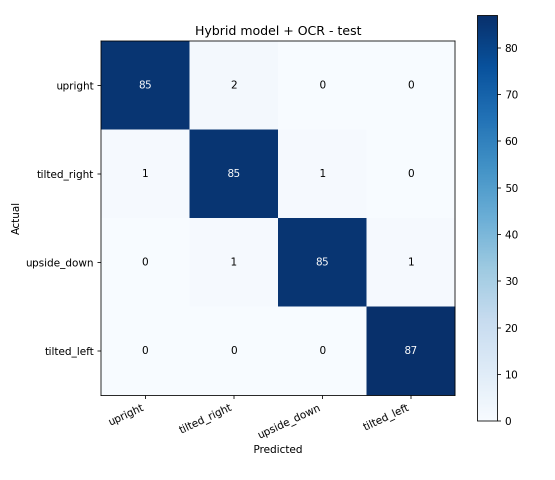
#> input picture reports/hybrid/confusion_hybrid_test.png, 1110 x 960 px (shown at 1/2 size)
$ python -i receipt_preprocessing.py   (imports and definitions only)
#> lines starting #> are read from the running program, lines starting #| are printed output that depends on the picture; after the words box and inside, x2 and y2 are one past the last pixel; in counts of white or black regions, pixels touching at a corner belong together
from __future__ import annotations

from dataclasses import dataclass
from pathlib import Path

import cv2
import numpy as np
from PIL import Image, ImageDraw, ImageOps


MODEL_CANVAS_COLOR = (190, 190, 190)


@dataclass(frozen=True)
class ReceiptExtraction:
    image: Image.Image
    method: str
    confidence: float
    area_ratio: float
    bbox: tuple[int, int, int, int]
    polygon: tuple[tuple[int, int], ...]


@dataclass(frozen=True)
class _Candidate:
    method: str
    score: float
    area_ratio: float
    polygon: np.ndarray


def open_rgb_image(path: Path) -> Image.Image:
    with Image.open(path) as image:
        return ImageOps.exif_transpose(image).convert("RGB")


def _odd_kernel_size(value: int) -> int:
    value = max(3, value)
    return value if value % 2 == 1 else value + 1


def _build_detection_masks(rgb: np.ndarray) -> list[tuple[str, np.ndarray]]:
    height, width = rgb.shape[:2]
    minimum_dimension = min(height, width)
    gray = cv2.cvtColor(rgb, cv2.COLOR_RGB2GRAY)
    hsv = cv2.cvtColor(rgb, cv2.COLOR_RGB2HSV)
    lab = cv2.cvtColor(rgb, cv2.COLOR_RGB2LAB)

    blur = cv2.GaussianBlur(gray, (5, 5), 0)
    _, otsu_bright = cv2.threshold(blur, 0, 255, cv2.THRESH_BINARY + cv2.THRESH_OTSU)

    saturation = hsv[:, :, 1]
    value = hsv[:, :, 2]
    saturation_limit = int(np.clip(np.percentile(saturation, 70), 45, 105))
    value_limit = int(np.clip(np.percentile(value, 48), 105, 220))
    low_saturation_bright = np.where(
        (saturation <= saturation_limit) & (value >= value_limit), 255, 0
    ).astype(np.uint8)

    a_channel = lab[:, :, 1].astype(np.float32) - 128.0
    b_channel = lab[:, :, 2].astype(np.float32) - 128.0
    chroma = np.sqrt(a_channel * a_channel + b_channel * b_channel)
    chroma_limit = float(np.clip(np.percentile(chroma, 68), 12, 45))
    light_limit = int(np.clip(np.percentile(gray, 42), 90, 210))
    neutral_bright = np.where((chroma <= chroma_limit) & (gray >= light_limit), 255, 0).astype(np.uint8)

    median = float(np.median(blur))
    lower = int(max(20, 0.60 * median))
    upper = int(min(255, max(lower + 25, 1.35 * median)))
    edges = cv2.Canny(blur, lower, upper)

    close_size = _odd_kernel_size(round(minimum_dimension * 0.018))
    open_size = _odd_kernel_size(round(minimum_dimension * 0.006))
    close_kernel = cv2.getStructuringElement(cv2.MORPH_RECT, (close_size, close_size))
    open_kernel = cv2.getStructuringElement(cv2.MORPH_ELLIPSE, (open_size, open_size))

    masks: list[tuple[str, np.ndarray]] = []
    for method, mask in (
        ("otsu", otsu_bright),
        ("low_saturation", low_saturation_bright),
        ("neutral_bright", neutral_bright),
    ):
        cleaned = cv2.morphologyEx(mask, cv2.MORPH_CLOSE, close_kernel, iterations=2)
        cleaned = cv2.morphologyEx(cleaned, cv2.MORPH_OPEN, open_kernel, iterations=1)
        masks.append((method, cleaned))

    edge_mask = cv2.morphologyEx(edges, cv2.MORPH_CLOSE, close_kernel, iterations=2)
    edge_mask = cv2.dilate(edge_mask, open_kernel, iterations=1)
    masks.append(("edges", edge_mask))
    return masks


def _score_contour(
    contour: np.ndarray,
    method: str,
    gray: np.ndarray,
) -> _Candidate | None:
    height, width = gray.shape
    image_area = float(height * width)
    contour_area = float(cv2.contourArea(contour))
    if contour_area < image_area * 0.035:
        return None

    rect = cv2.minAreaRect(contour)
    rect_width, rect_height = rect[1]
    if rect_width < 2 or rect_height < 2:
        return None

    rect_area = float(rect_width * rect_height)
    area_ratio = rect_area / image_area
    if area_ratio < 0.07 or area_ratio > 1.08:
        return None

    polygon = np.rint(cv2.boxPoints(rect)).astype(np.int32)
    polygon[:, 0] = np.clip(polygon[:, 0], 0, width - 1)
    polygon[:, 1] = np.clip(polygon[:, 1], 0, height - 1)

    hull = cv2.convexHull(contour)
    hull_area = max(float(cv2.contourArea(hull)), 1.0)
    rectangularity = float(np.clip(contour_area / max(rect_area, 1.0), 0.0, 1.0))
    solidity = float(np.clip(contour_area / hull_area, 0.0, 1.0))

    center_x, center_y = rect[0]
    center_distance = np.hypot(center_x - width / 2.0, center_y - height / 2.0)
    center_quality = float(np.clip(1.0 - center_distance / (0.62 * np.hypot(width, height)), 0.0, 1.0))

    long_side = max(rect_width, rect_height)
    short_side = max(min(rect_width, rect_height), 1.0)
    aspect_ratio = long_side / short_side
    if 1.15 <= aspect_ratio <= 5.5:
        aspect_quality = 1.0
    elif aspect_ratio <= 7.0:
        aspect_quality = 0.65
    else:
        aspect_quality = 0.30

    candidate_mask = np.zeros_like(gray, dtype=np.uint8)
    cv2.fillConvexPoly(candidate_mask, polygon, 255)
    dilation_size = _odd_kernel_size(round(min(height, width) * 0.025))
    dilation_kernel = cv2.getStructuringElement(cv2.MORPH_ELLIPSE, (dilation_size, dilation_size))
    ring = cv2.subtract(cv2.dilate(candidate_mask, dilation_kernel), candidate_mask)
    inside_values = gray[candidate_mask > 0]
    outside_values = gray[ring > 0]
    inside_mean = float(inside_values.mean()) if inside_values.size else 0.0
    outside_mean = float(outside_values.mean()) if outside_values.size else float(gray.mean())
    contrast_quality = float(np.clip((inside_mean - outside_mean + 18.0) / 75.0, 0.0, 1.0))

    area_quality = float(np.clip(area_ratio / 0.48, 0.0, 1.0))
    score = (
        0.30 * area_quality
        + 0.21 * rectangularity
        + 0.12 * solidity
        + 0.14 * center_quality
        + 0.18 * contrast_quality
        + 0.05 * aspect_quality
    )

    border_margin = max(2, round(min(height, width) * 0.008))
    border_points = sum(
        x <= border_margin
        or y <= border_margin
        or x >= width - 1 - border_margin
        or y >= height - 1 - border_margin
        for x, y in polygon
    )
    if border_points >= 3 and area_ratio > 0.82:
        score -= 0.10

    return _Candidate(method=method, score=float(np.clip(score, 0.0, 1.0)), area_ratio=area_ratio, polygon=polygon)


def extract_receipt(
    image: Image.Image,
    fill_color: tuple[int, int, int] = MODEL_CANVAS_COLOR,
    max_detection_dimension: int = 1200,
) -> ReceiptExtraction:
    rgb_image = image.convert("RGB")
    original = np.asarray(rgb_image)
    original_height, original_width = original.shape[:2]

    scale = min(1.0, max_detection_dimension / max(original_height, original_width))
    if scale < 1.0:
        detection_rgb = cv2.resize(
            original,
            (round(original_width * scale), round(original_height * scale)),
            interpolation=cv2.INTER_AREA,
        )
    else:
        detection_rgb = original

    gray = cv2.cvtColor(detection_rgb, cv2.COLOR_RGB2GRAY)
    candidates: list[_Candidate] = []
    for method, mask in _build_detection_masks(detection_rgb):
        contours, _ = cv2.findContours(mask, cv2.RETR_EXTERNAL, cv2.CHAIN_APPROX_SIMPLE)
        for contour in sorted(contours, key=cv2.contourArea, reverse=True)[:12]:
            candidate = _score_contour(contour, method, gray)
            if candidate is not None:
                candidates.append(candidate)

    if not candidates:
        return _full_frame_extraction(rgb_image)

    overall_best = max(candidates, key=lambda candidate: candidate.score)
    if overall_best.area_ratio > 0.96:
        # A full-frame threshold can hide a useful paper contour, but small
        # alternatives are often only text blocks. Require broad frame coverage.
        alternatives = [
            candidate for candidate in candidates if 0.55 <= candidate.area_ratio <= 0.96
        ]
        if not alternatives:
            return _full_frame_extraction(rgb_image, confidence=overall_best.score)
        best = max(alternatives, key=lambda candidate: candidate.score)
        if best.score < 0.42:
            return _full_frame_extraction(rgb_image, confidence=overall_best.score)
    else:
        best = overall_best
        if best.score < 0.46:
            return _full_frame_extraction(rgb_image, confidence=best.score)

    polygon = np.rint(best.polygon.astype(np.float64) / scale).astype(np.int32)
    polygon[:, 0] = np.clip(polygon[:, 0], 0, original_width - 1)
    polygon[:, 1] = np.clip(polygon[:, 1], 0, original_height - 1)

    mask = np.zeros((original_height, original_width), dtype=np.uint8)
    cv2.fillConvexPoly(mask, polygon, 255)
    composite = np.full_like(original, fill_color, dtype=np.uint8)
    composite[mask > 0] = original[mask > 0]

    x, y, width, height = cv2.boundingRect(polygon)
    padding = max(2, round(max(original_height, original_width) * 0.012))
    left = max(0, x - padding)
    top = max(0, y - padding)
    right = min(original_width, x + width + padding)
    bottom = min(original_height, y + height + padding)
    cropped = Image.fromarray(composite[top:bottom, left:right], mode="RGB")

    polygon_points = tuple((int(px), int(py)) for px, py in polygon)
    return ReceiptExtraction(
        image=cropped,
        method=best.method,
        confidence=best.score,
        area_ratio=float(cv2.contourArea(polygon) / (original_height * original_width)),
        bbox=(left, top, right, bottom),
        polygon=polygon_points,
    )


# [66 lines left out: functions _full_frame_extraction, rotate_with_fill, model_canvas, orientation_sample, draw_extraction_overlay, not called in this run]

>>> from PIL import Image
>>> picture = Image.open('../reports/hybrid/confusion_hybrid_test.png')
#> picture is the input picture: PIL image 1110x960 RGBA; mean R, G, B, A 215.1, 223.1, 232.9, 255
>>> result = extract_receipt(picture)
#> in extract_receipt, `gray = cv2.cvtColor(detection_rgb, cv2.COLOR_RGB2GRAY)`:
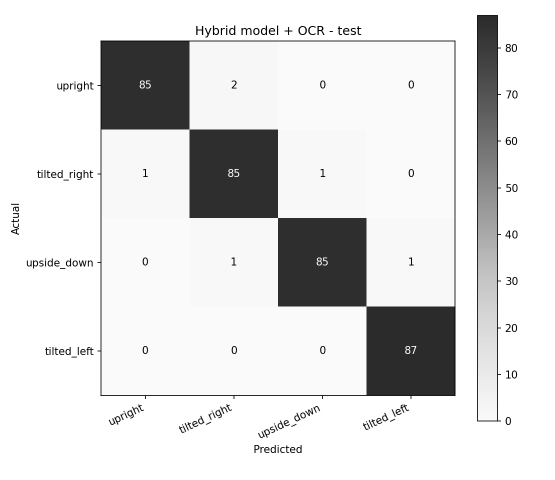
#> gray: shape (960, 1110) (shown at 1/2 size); min 0, max 255, mean 221.7
#> in _build_detection_masks, `height, width = rgb.shape[:2]`: height = 960; width = 1110
#> in _build_detection_masks, `minimum_dimension = min(height, width)`: minimum_dimension = 960
#> in _build_detection_masks, `hsv = cv2.cvtColor(rgb, cv2.COLOR_RGB2HSV)`: hsv: shape (960, 1110, 3); mean H, S, V 53.1, 34.6, 232.9
#> in _build_detection_masks, `lab = cv2.cvtColor(rgb, cv2.COLOR_RGB2LAB)`: lab: shape (960, 1110, 3); mean of channels 0, 1, 2 224.1, 129, 121.9
#> in _build_detection_masks, `_, otsu_bright = cv2.threshold(blur, 0, 255, cv2.THRESH_BINARY + cv2.T..`:
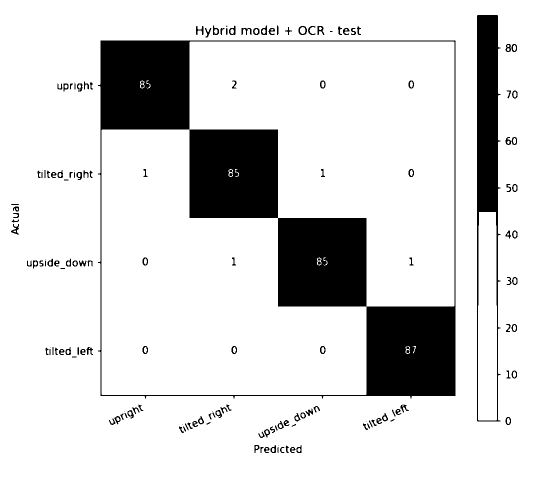
#> otsu_bright: shape (960, 1110) (shown at 1/2 size); 85.1% white; 163 black regions (18 under 20 px), largest, box (x1, y1, x2, y2) and area: (196, 81, 911, 797) 129938, (954, 30, 1001, 843) 18834, (22, 448, 38, 469) 141
#> in _build_detection_masks, `saturation_limit = int(np.clip(np.percentile(saturation, 70), 45, 105))`: saturation_limit = 45
#> in _build_detection_masks, `value_limit = int(np.clip(np.percentile(value, 48), 105, 220))`: value_limit = 220
#> in _build_detection_masks, `chroma_limit = float(np.clip(np.percentile(chroma, 68), 12, 45))`: chroma_limit = 12
#> in _build_detection_masks, `light_limit = int(np.clip(np.percentile(gray, 42), 90, 210))`: light_limit = 210
#> in _build_detection_masks, `median = float(np.median(blur))`: median = 250
#> in _build_detection_masks, `lower = int(max(20, 0.60 * median))`: lower = 150
#> in _build_detection_masks, `upper = int(min(255, max(lower + 25, 1.35 * median)))`: upper = 255
#> in _odd_kernel_size, `value = max(3, value)`: value = 17
#> in _build_detection_masks, `open_size = _odd_kernel_size(round(minimum_dimension * 0.006))`: open_size = 7
#> the loop in extract_receipt, `for method, mask in _build_detection_masks(detection_rgb):` made 4 passes
#> method on passes 1 to 4: 'otsu', 'low_saturation', 'neutral_bright', 'edges'
#> after the loop in extract_receipt, `for method, mask in _build_detection_masks(detection_rgb):`: candidates = 4 items
#> in extract_receipt, `alternatives = [ candidate for candidate in candidates if 0.55 <= cand..`: alternatives = 1 item
#> in extract_receipt, `polygon = np.rint(best.polygon.astype(np.float64) / scale).astype(np.i..`: polygon = [[914, 909], [50, 909], [50, 47], [914, 47]]
#> in extract_receipt, `cv2.fillConvexPoly(mask, polygon, 255)`:
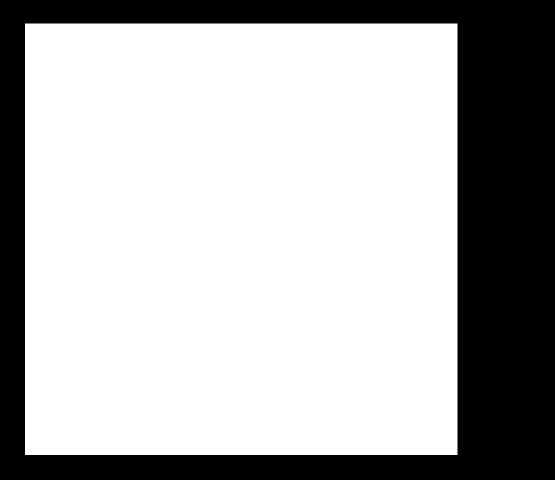
#> mask: shape (960, 1110) (shown at 1/2 size); 70.1% white; 1 black region, box (x1, y1, x2, y2) and area: (0, 0, 1110, 960) 319105
#> in extract_receipt, `composite[mask > 0] = original[mask > 0]`:
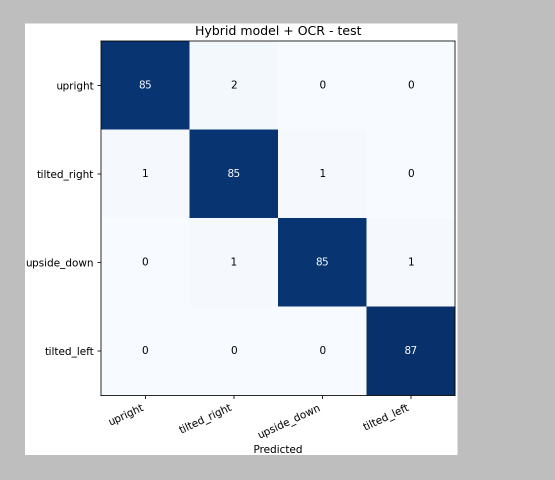
#> composite: shape (960, 1110, 3) (shown at 1/2 size); mean R, G, B 200.8, 207.3, 215.9
#> in extract_receipt, `x, y, width, height = cv2.boundingRect(polygon)`: x = 50; y = 47; width = 865; height = 863
#> in extract_receipt, `left = max(0, x - padding)`: left = 37
#> in extract_receipt, `top = max(0, y - padding)`: top = 34
#> in extract_receipt, `right = min(original_width, x + width + padding)`: right = 928
#> in extract_receipt, `bottom = min(original_height, y + height + padding)`: bottom = 923
#> in extract_receipt, `cropped = Image.fromarray(composite[top:bottom, left:right], mode="RGB")`:
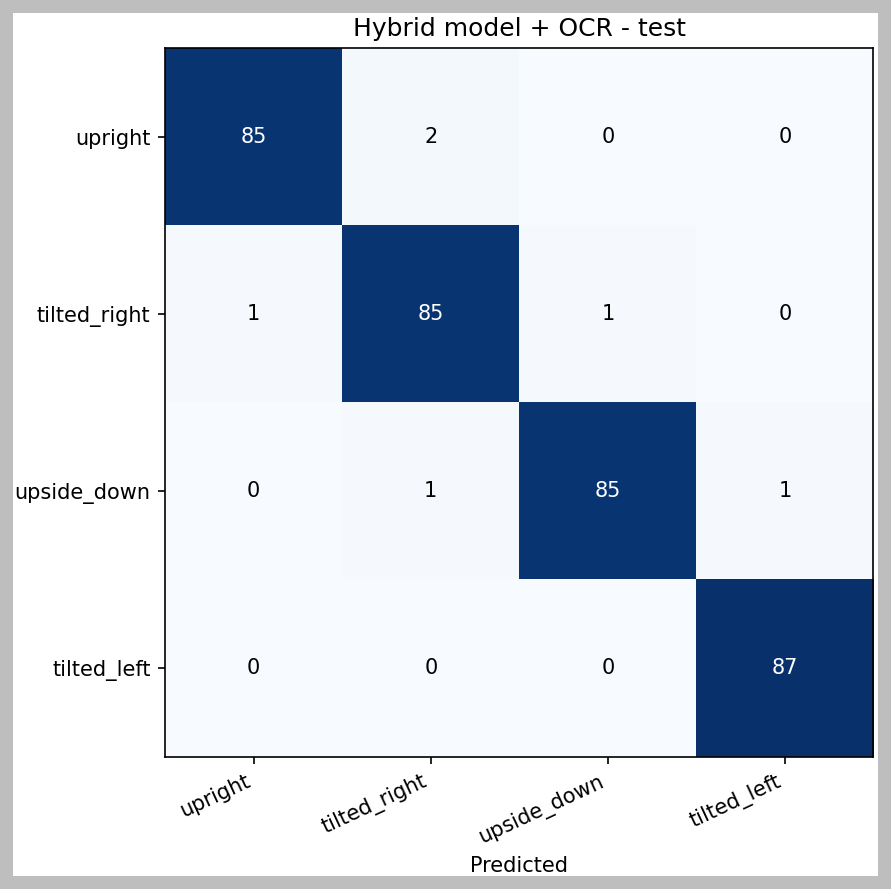
#> cropped: PIL image 891x889 RGB; mean R, G, B 204.5, 213.3, 224.9
#> in extract_receipt, `polygon_points = tuple((int(px), int(py)) for px, py in polygon)`: polygon_points = ((914, 909), (50, 909), (50, 47), (914, 47))
